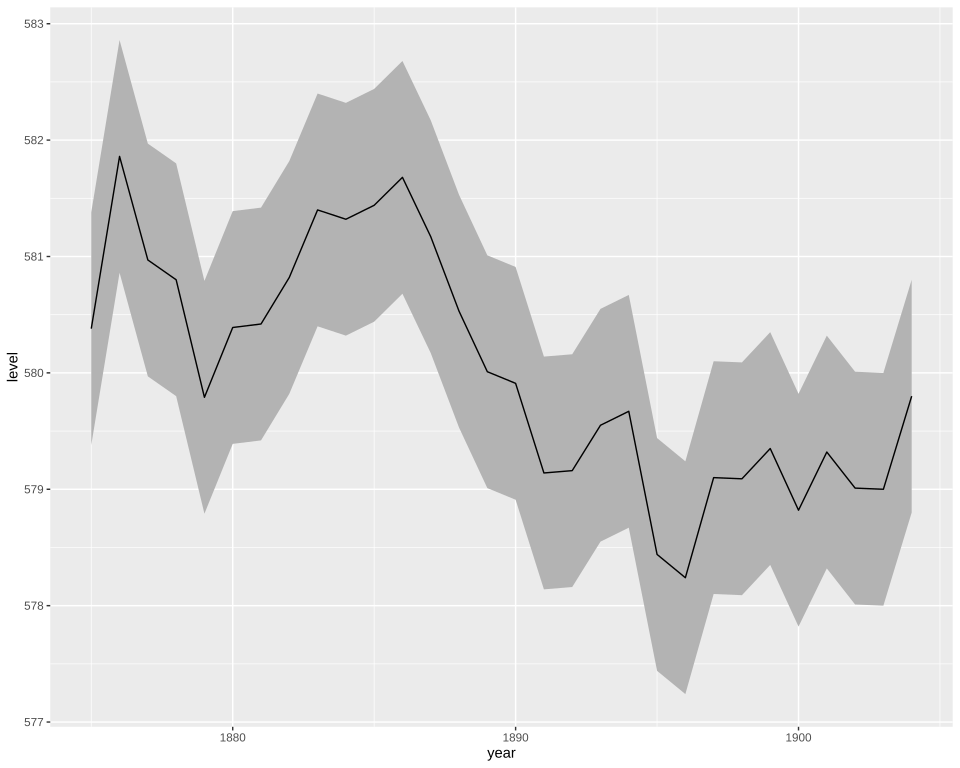

This chart was generated by the following R code:
# The plot test/golden/ribbon.svg draws, drawn by ggplot2 itself, as ggplot2's own visual tests
# draw their snapshots: the independent check on that golden whenever it changes. The suite never
# runs this; it needs R, ggplot2 and vdiffr, saved as the Docker image giggly-r:ggplot2-4.0.3. From
# the repository's root:
#
#   docker run --rm -v "$PWD/test/golden":/golden:ro giggly-r:ggplot2-4.0.3 \
#     Rscript /golden/ribbon.R > ribbon.ggplot2.svg
#
# and compare the two drawings element by element, as test/golden/point.R describes.
#
# geom_ribbon()'s band around a line from ggplot2's reference page, over Lake Huron's levels
# from 1875 to 1904: a band from a foot below the level to a foot above, in R's grey70, with no
# outline, its polygon out along the upper edge and back along the lower, drawn under the line.
# First checked with ggplot2 4.0.3 and vdiffr 1.0.9: every element matches, the x axis drawn
# before the y as test/golden/point.R describes, and every clip path.

library(ggplot2)
huron <- data.frame(year = 1875:1904, level = c(580.38, 581.86, 580.97, 580.80, 579.79, 580.39,
  580.42, 580.82, 581.40, 581.32, 581.44, 581.68, 581.17, 580.53, 580.01, 579.91, 579.14, 579.16,
  579.55, 579.67, 578.44, 578.24, 579.10, 579.09, 579.35, 578.82, 579.32, 579.01, 579.00, 579.80))
plot <- ggplot(huron, aes(year)) +
  geom_ribbon(aes(ymin = level - 1, ymax = level + 1), fill = "grey70") +
  geom_line(aes(y = level)) +
  theme_gray()
file <- tempfile(fileext = ".svg")
vdiffr::write_svg(plot, file)
cat(readLines(file), sep = "\n")
